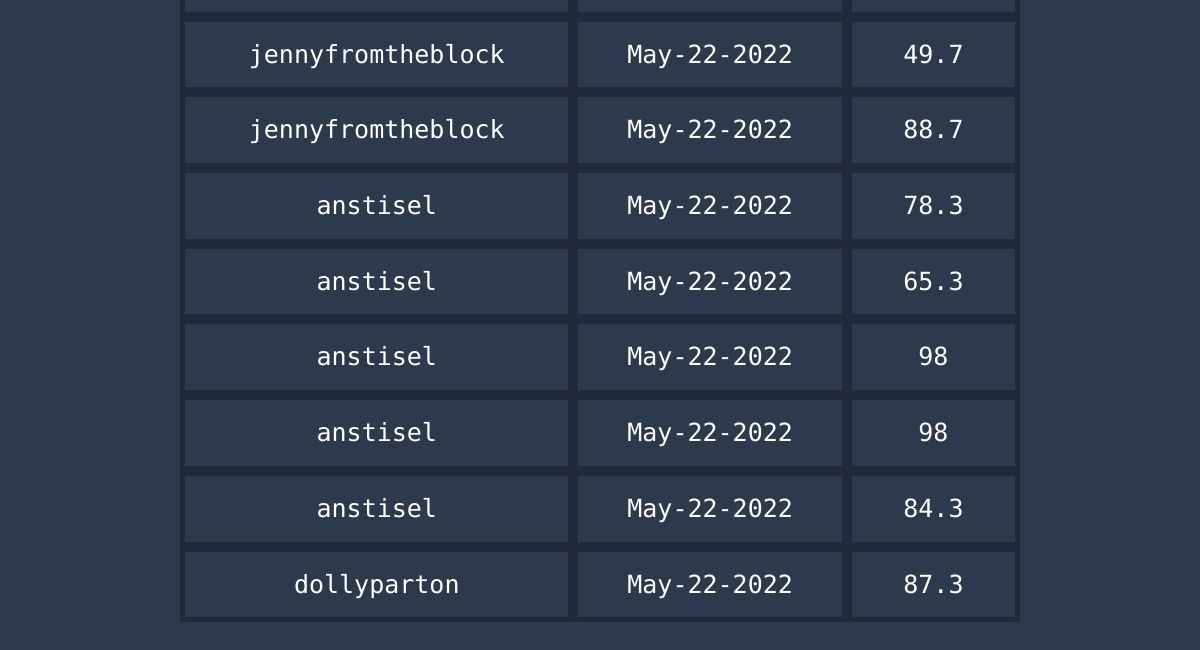
The page /leaderboard (lower part) on the database as committed earlier.
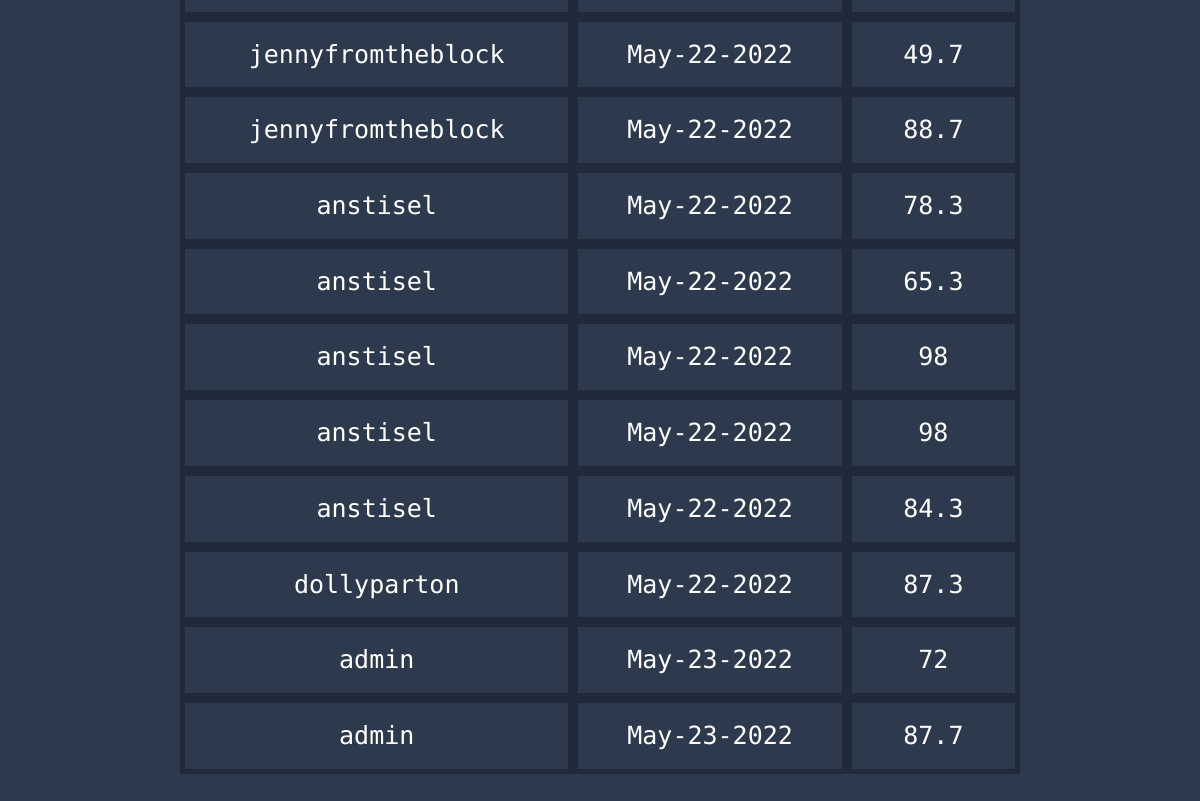
The same page on the database as committed later.
### app/models.py (models this page shows, shortened)
class Score(UserMixin, db.Model):
    id = db.Column(db.Integer, primary_key=True)
    user_score = db.Column(db.Integer)
    user_id = db.Column(db.Integer, db.ForeignKey("user.id"))
    today = date.today()
    format_date = today.strftime("%b-%d-%Y") #strips minutes, formats the date eg May-16-2022
    date = db.Column(db.String, default=format_date)

class User(UserMixin, db.Model):
    id = db.Column(db.Integer, primary_key=True)
    username = db.Column(db.String(64), index=True, unique=True)
    email = db.Column(db.String(120), index=True, unique=True)
    password_hash = db.Column(db.String(128))
    user_stats = db.relationship('Score', backref='user', lazy=True)

### app/routes.py (the view)
@app.route('/leaderboard', methods=['GET', 'POST'])
def leaderboard():
    all_scores = Score.query.all()
    user = User.query.all()
    if current_user.is_authenticated:
        user_name = current_user.username
        return render_template('leaderboard.html', title='Leaderboard', scores=all_scores, user_name=user_name)
    return render_template('leaderboard.html', title='Leaderboard', scores=all_scores)

### app/templates/leaderboard.html (shortened to what this page needs)
{% extends "base.html" %}
{% block content %}
    <table id="myTable" class="tablesorter">
        <tbody>
            {% for score in scores %}
                <tr>
                    <td> {{ score.user.username }} </td>
                    <td> {{ score.date }} </td>
                    <td> {{ score.user_score }}</td>
                </tr>
            {% endfor %}
    </tbody>
</table>
{% endblock %}

Rows that differ between the two databases and show on the page:
added Score: user.username "admin", date "May-23-2022", user_score "72"
added Score: user.username "admin", date "May-23-2022", user_score "87.7"
